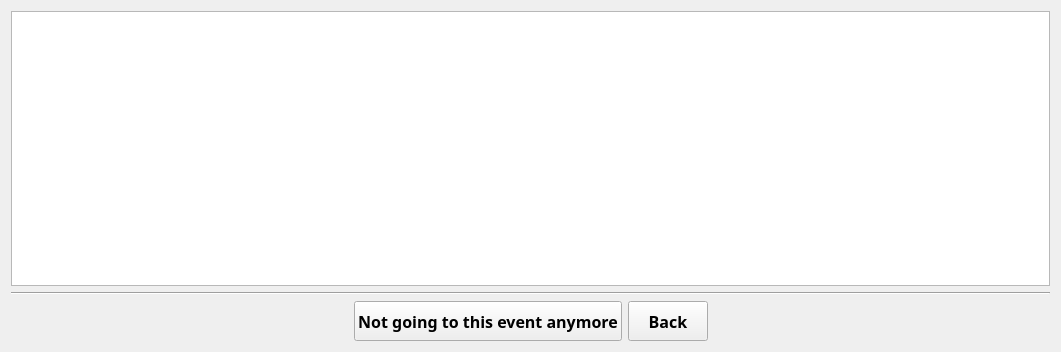
<?xml version="1.0" encoding="UTF-8"?>
<ui version="4.0">
 <class>UserEvents</class>
 <widget class="QWidget" name="UserEvents">
  <property name="geometry">
   <rect>
    <x>0</x>
    <y>0</y>
    <width>1061</width>
    <height>352</height>
   </rect>
  </property>
  <property name="windowTitle">
   <string>UserEvents</string>
  </property>
  <layout class="QVBoxLayout" name="verticalLayout">
   <item>
    <widget class="QTableView" name="tableView">
     <property name="font">
      <font>
       <family>Nunito</family>
       <pointsize>12</pointsize>
      </font>
     </property>
    </widget>
   </item>
   <item>
    <widget class="Line" name="line">
     <property name="orientation">
      <enum>Qt::Horizontal</enum>
     </property>
    </widget>
   </item>
   <item>
    <layout class="QHBoxLayout" name="horizontalLayout">
     <item>
      <spacer name="horizontalSpacer">
       <property name="orientation">
        <enum>Qt::Horizontal</enum>
       </property>
       <property name="sizeHint" stdset="0">
        <size>
         <width>40</width>
         <height>20</height>
        </size>
       </property>
      </spacer>
     </item>
     <item>
      <widget class="QPushButton" name="removeUserPushButton">
       <property name="minimumSize">
        <size>
         <width>0</width>
         <height>40</height>
        </size>
       </property>
       <property name="font">
        <font>
         <family>Nunito</family>
         <pointsize>12</pointsize>
         <bold>true</bold>
        </font>
       </property>
       <property name="text">
        <string>Not going to this event anymore</string>
       </property>
      </widget>
     </item>
     <item>
      <widget class="QPushButton" name="backPushButton">
       <property name="minimumSize">
        <size>
         <width>0</width>
         <height>40</height>
        </size>
       </property>
       <property name="font">
        <font>
         <family>Nunito</family>
         <pointsize>12</pointsize>
         <bold>true</bold>
        </font>
       </property>
       <property name="text">
        <string>Back</string>
       </property>
      </widget>
     </item>
     <item>
      <spacer name="horizontalSpacer_2">
       <property name="orientation">
        <enum>Qt::Horizontal</enum>
       </property>
       <property name="sizeHint" stdset="0">
        <size>
         <width>40</width>
         <height>20</height>
        </size>
       </property>
      </spacer>
     </item>
    </layout>
   </item>
  </layout>
 </widget>
 <layoutdefault spacing="6" margin="11"/>
 <resources/>
 <connections/>
</ui>
